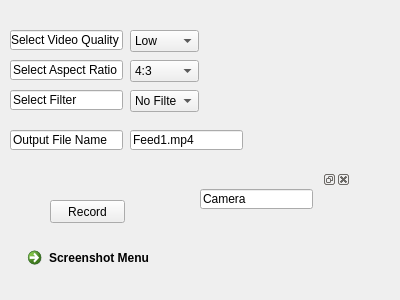
<?xml version="1.0" encoding="UTF-8"?>
<ui version="4.0">
 <class>CameraWindow</class>
 <widget class="QWidget" name="CameraWindow">
  <property name="geometry">
   <rect>
    <x>0</x>
    <y>0</y>
    <width>400</width>
    <height>300</height>
   </rect>
  </property>
  <property name="windowTitle">
   <string>Form</string>
  </property>
  <widget class="QDockWidget" name="dockWidget">
   <property name="geometry">
    <rect>
     <x>200</x>
     <y>170</y>
     <width>151</width>
     <height>111</height>
    </rect>
   </property>
   <widget class="QWidget" name="dockWidgetContents">
    <widget class="QLineEdit" name="lineEdit">
     <property name="geometry">
      <rect>
       <x>0</x>
       <y>0</y>
       <width>113</width>
       <height>20</height>
      </rect>
     </property>
     <property name="text">
      <string>Camera</string>
     </property>
    </widget>
   </widget>
  </widget>
  <widget class="QPushButton" name="pushButton">
   <property name="geometry">
    <rect>
     <x>50</x>
     <y>200</y>
     <width>75</width>
     <height>23</height>
    </rect>
   </property>
   <property name="text">
    <string>Record</string>
   </property>
  </widget>
  <widget class="QCommandLinkButton" name="commandLinkButton">
   <property name="geometry">
    <rect>
     <x>20</x>
     <y>240</y>
     <width>172</width>
     <height>41</height>
    </rect>
   </property>
   <property name="text">
    <string>Screenshot Menu</string>
   </property>
  </widget>
  <widget class="QComboBox" name="comboBox">
   <property name="geometry">
    <rect>
     <x>130</x>
     <y>30</y>
     <width>69</width>
     <height>22</height>
    </rect>
   </property>
   <item>
    <property name="text">
     <string>Low</string>
    </property>
   </item>
   <item>
    <property name="text">
     <string>Medium</string>
    </property>
   </item>
   <item>
    <property name="text">
     <string>High</string>
    </property>
   </item>
  </widget>
  <widget class="QComboBox" name="comboBox_2">
   <property name="geometry">
    <rect>
     <x>130</x>
     <y>60</y>
     <width>69</width>
     <height>22</height>
    </rect>
   </property>
   <item>
    <property name="text">
     <string>4:3</string>
    </property>
   </item>
   <item>
    <property name="text">
     <string>16:4</string>
    </property>
   </item>
  </widget>
  <widget class="QLineEdit" name="lineEdit_2">
   <property name="geometry">
    <rect>
     <x>10</x>
     <y>30</y>
     <width>113</width>
     <height>20</height>
    </rect>
   </property>
   <property name="text">
    <string>Select Video Quality</string>
   </property>
  </widget>
  <widget class="QLineEdit" name="lineEdit_3">
   <property name="geometry">
    <rect>
     <x>10</x>
     <y>60</y>
     <width>113</width>
     <height>20</height>
    </rect>
   </property>
   <property name="text">
    <string>Select Aspect Ratio</string>
   </property>
  </widget>
  <widget class="QLineEdit" name="lineEdit_4">
   <property name="geometry">
    <rect>
     <x>10</x>
     <y>90</y>
     <width>113</width>
     <height>20</height>
    </rect>
   </property>
   <property name="text">
    <string>Select Filter</string>
   </property>
  </widget>
  <widget class="QComboBox" name="comboBox_3">
   <property name="geometry">
    <rect>
     <x>130</x>
     <y>90</y>
     <width>69</width>
     <height>22</height>
    </rect>
   </property>
   <item>
    <property name="text">
     <string>No Filter</string>
    </property>
   </item>
   <item>
    <property name="text">
     <string>Sepia</string>
    </property>
   </item>
  </widget>
  <widget class="QLineEdit" name="lineEdit_5">
   <property name="geometry">
    <rect>
     <x>10</x>
     <y>130</y>
     <width>113</width>
     <height>20</height>
    </rect>
   </property>
   <property name="text">
    <string>Output File Name</string>
   </property>
  </widget>
  <widget class="QLineEdit" name="lineEdit_6">
   <property name="geometry">
    <rect>
     <x>130</x>
     <y>130</y>
     <width>113</width>
     <height>20</height>
    </rect>
   </property>
   <property name="text">
    <string>Feed1.mp4</string>
   </property>
  </widget>
 </widget>
 <resources/>
 <connections/>
</ui>
